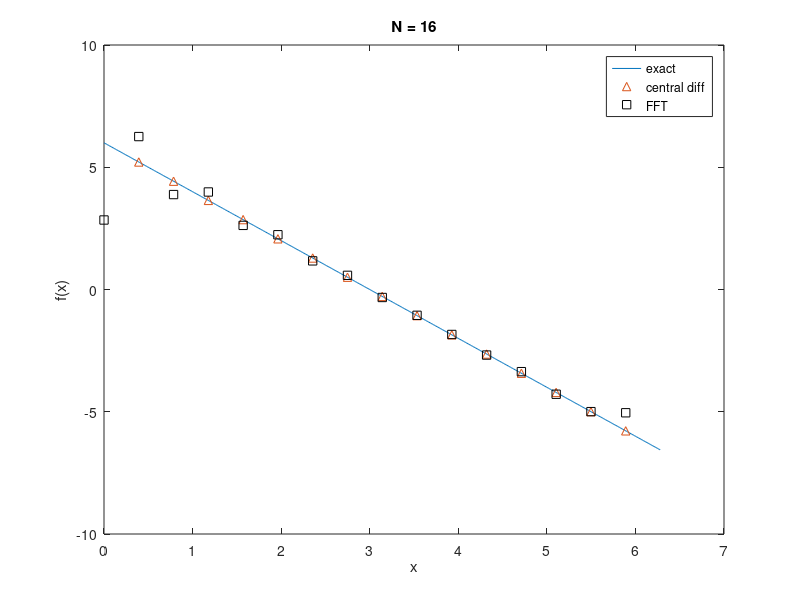

MATLAB code for this plot:
clear
%初始化
f = @(x) 6*x-x.^2;
f_d = @(x) 6-2*x;
N=16;
h=2*pi/N;
x = 0:0.01:2*pi;

%Exact differential
plot (x, f_d(x));
hold on;

%central difference
n=1:N-1;
f_central = (f(h*(n+1)) - f(h*(n-1)))/(2*h);

%FFT
k=[(0:N/2-1)'; (-N/2:(-1))']';
k(1)=0;
x=0:h:2*pi-h;
f_hat = fft(f(x));
f_hat_d = 1i*k.*f_hat;
f_FFT = ifft(f_hat_d);

%plot
plot((n*h), f_central, '^');
plot (x,f_FFT, 'ks');
xlabel('x');
ylabel('f(x)')
title ('N = 16')
legend ('exact', 'central diff', 'FFT', 'location', 'northeast')